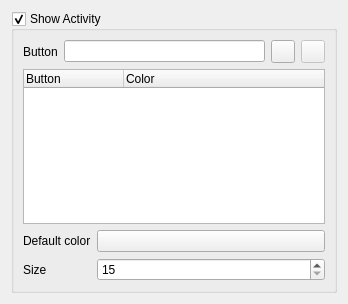
<?xml version="1.0" encoding="UTF-8"?>
<ui version="4.0">
 <class>Mouse</class>
 <widget class="QWidget" name="Mouse">
  <property name="geometry">
   <rect>
    <x>0</x>
    <y>0</y>
    <width>348</width>
    <height>304</height>
   </rect>
  </property>
  <property name="windowTitle">
   <string notr="true"/>
  </property>
  <property name="toolTip">
   <string notr="true"/>
  </property>
  <layout class="QVBoxLayout" name="verticalLayout">
   <item>
    <widget class="QGroupBox" name="kcfg_showActivity">
     <property name="title">
      <string>Show Activity</string>
     </property>
     <property name="checkable">
      <bool>true</bool>
     </property>
     <layout class="QVBoxLayout" name="verticalLayout_2">
      <item>
       <layout class="QHBoxLayout" name="horizontalLayout">
        <item>
         <widget class="QLabel" name="label">
          <property name="text">
           <string>Button</string>
          </property>
         </widget>
        </item>
        <item>
         <widget class="KLineEdit" name="addEdit"/>
        </item>
        <item>
         <widget class="QToolButton" name="addButton">
          <property name="text">
           <string notr="true"/>
          </property>
         </widget>
        </item>
        <item>
         <widget class="QToolButton" name="removeButton">
          <property name="enabled">
           <bool>false</bool>
          </property>
          <property name="text">
           <string/>
          </property>
         </widget>
        </item>
       </layout>
      </item>
      <item>
       <widget class="QTreeWidget" name="treeWidget">
        <property name="alternatingRowColors">
         <bool>true</bool>
        </property>
        <property name="uniformRowHeights">
         <bool>false</bool>
        </property>
        <property name="animated">
         <bool>false</bool>
        </property>
        <column>
         <property name="text">
          <string>Button</string>
         </property>
        </column>
        <column>
         <property name="text">
          <string>Color</string>
         </property>
        </column>
       </widget>
      </item>
      <item>
       <layout class="QFormLayout" name="formLayout">
        <item row="0" column="0">
         <widget class="QLabel" name="label_2">
          <property name="text">
           <string>Default color</string>
          </property>
         </widget>
        </item>
        <item row="0" column="1">
         <widget class="KColorButton" name="kcfg_defaultColor"/>
        </item>
        <item row="1" column="0">
         <widget class="QLabel" name="label_3">
          <property name="text">
           <string>Size</string>
          </property>
         </widget>
        </item>
        <item row="1" column="1">
         <widget class="KIntSpinBox" name="kcfg_cursorWidgetSize">
          <property name="minimum">
           <number>15</number>
          </property>
          <property name="maximum">
           <number>100</number>
          </property>
         </widget>
        </item>
       </layout>
      </item>
     </layout>
    </widget>
   </item>
  </layout>
 </widget>
 <customwidgets>
  <customwidget>
   <class>KIntSpinBox</class>
   <extends>QSpinBox</extends>
   <header>knuminput.h</header>
  </customwidget>
  <customwidget>
   <class>KLineEdit</class>
   <extends>QLineEdit</extends>
   <header>klineedit.h</header>
  </customwidget>
  <customwidget>
   <class>KColorButton</class>
   <extends>QPushButton</extends>
   <header>kcolorbutton.h</header>
  </customwidget>
 </customwidgets>
 <resources/>
 <connections/>
</ui>
